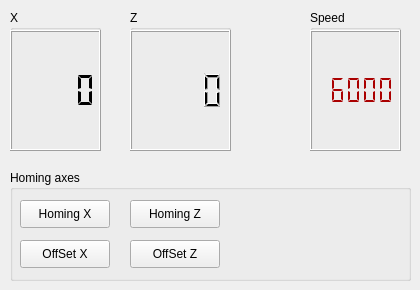
         <widget class="QWidget" name="tab_12">
          <attribute name="title">
           <string>Machine</string>
          </attribute>
          <widget class="QGroupBox" name="groupBox_18">
           <property name="geometry">
            <rect>
             <x>10</x>
             <y>10</y>
             <width>91</width>
             <height>141</height>
            </rect>
           </property>
           <property name="title">
            <string>X</string>
           </property>
           <widget class="QLCDNumber" name="lcdNumber_11">
            <property name="enabled">
             <bool>true</bool>
            </property>
            <property name="geometry">
             <rect>
              <x>0</x>
              <y>20</y>
              <width>91</width>
              <height>121</height>
             </rect>
            </property>
            <property name="smallDecimalPoint">
             <bool>true</bool>
            </property>
            <property name="digitCount">
             <number>4</number>
            </property>
            <property name="mode">
             <enum>QLCDNumber::Dec</enum>
            </property>
            <property name="segmentStyle">
             <enum>QLCDNumber::Flat</enum>
            </property>
            <property name="value" stdset="0">
             <double>0.000000000000000</double>
            </property>
            <property name="intValue" stdset="0">
             <number>0</number>
            </property>
           </widget>
          </widget>
          <widget class="QGroupBox" name="groupBox_20">
           <property name="geometry">
            <rect>
             <x>130</x>
             <y>10</y>
             <width>101</width>
             <height>141</height>
            </rect>
           </property>
           <property name="title">
            <string>Z</string>
           </property>
           <widget class="QLCDNumber" name="lcdNumber_13">
            <property name="geometry">
             <rect>
              <x>0</x>
              <y>20</y>
              <width>101</width>
              <height>121</height>
             </rect>
            </property>
            <property name="smallDecimalPoint">
             <bool>true</bool>
            </property>
            <property name="digitCount">
             <number>4</number>
            </property>
            <property name="value" stdset="0">
             <double>0.000000000000000</double>
            </property>
           </widget>
          </widget>
          <widget class="QGroupBox" name="groupBox_21">
           <property name="geometry">
            <rect>
             <x>10</x>
             <y>170</y>
             <width>401</width>
             <height>111</height>
            </rect>
           </property>
           <property name="title">
            <string>Homing axes</string>
           </property>
           <widget class="QPushButton" name="pushButton_9">
            <property name="geometry">
             <rect>
              <x>10</x>
              <y>30</y>
              <width>90</width>
              <height>28</height>
             </rect>
            </property>
            <property name="text">
             <string>Homing X</string>
            </property>
           </widget>
           <widget class="QPushButton" name="pushButton_11">
            <property name="geometry">
             <rect>
              <x>120</x>
              <y>30</y>
              <width>90</width>
              <height>28</height>
             </rect>
            </property>
            <property name="text">
             <string>Homing Z</string>
            </property>
           </widget>
           <widget class="QPushButton" name="pushButton_12">
            <property name="geometry">
             <rect>
              <x>10</x>
              <y>70</y>
              <width>90</width>
              <height>28</height>
             </rect>
            </property>
            <property name="text">
             <string>OffSet X</string>
            </property>
           </widget>
           <widget class="QPushButton" name="pushButton_14">
            <property name="geometry">
             <rect>
              <x>120</x>
              <y>70</y>
              <width>90</width>
              <height>28</height>
             </rect>
            </property>
            <property name="text">
             <string>OffSet Z</string>
            </property>
           </widget>
          </widget>
          <widget class="QGroupBox" name="groupBox_22">
           <property name="geometry">
            <rect>
             <x>310</x>
             <y>10</y>
             <width>91</width>
             <height>141</height>
            </rect>
           </property>
           <property name="title">
            <string>Speed</string>
           </property>
           <widget class="QLCDNumber" name="lcdNumber_14">
            <property name="geometry">
             <rect>
              <x>0</x>
              <y>20</y>
              <width>91</width>
              <height>121</height>
             </rect>
            </property>
            <property name="styleSheet">
             <string notr="true">color:rgb(170, 0, 0)</string>
            </property>
            <property name="smallDecimalPoint">
             <bool>true</bool>
            </property>
            <property name="digitCount">
             <number>5</number>
            </property>
            <property name="segmentStyle">
             <enum>QLCDNumber::Flat</enum>
            </property>
            <property name="value" stdset="0">
             <double>6000.000000000000000</double>
            </property>
           </widget>
          </widget>
         </widget>
